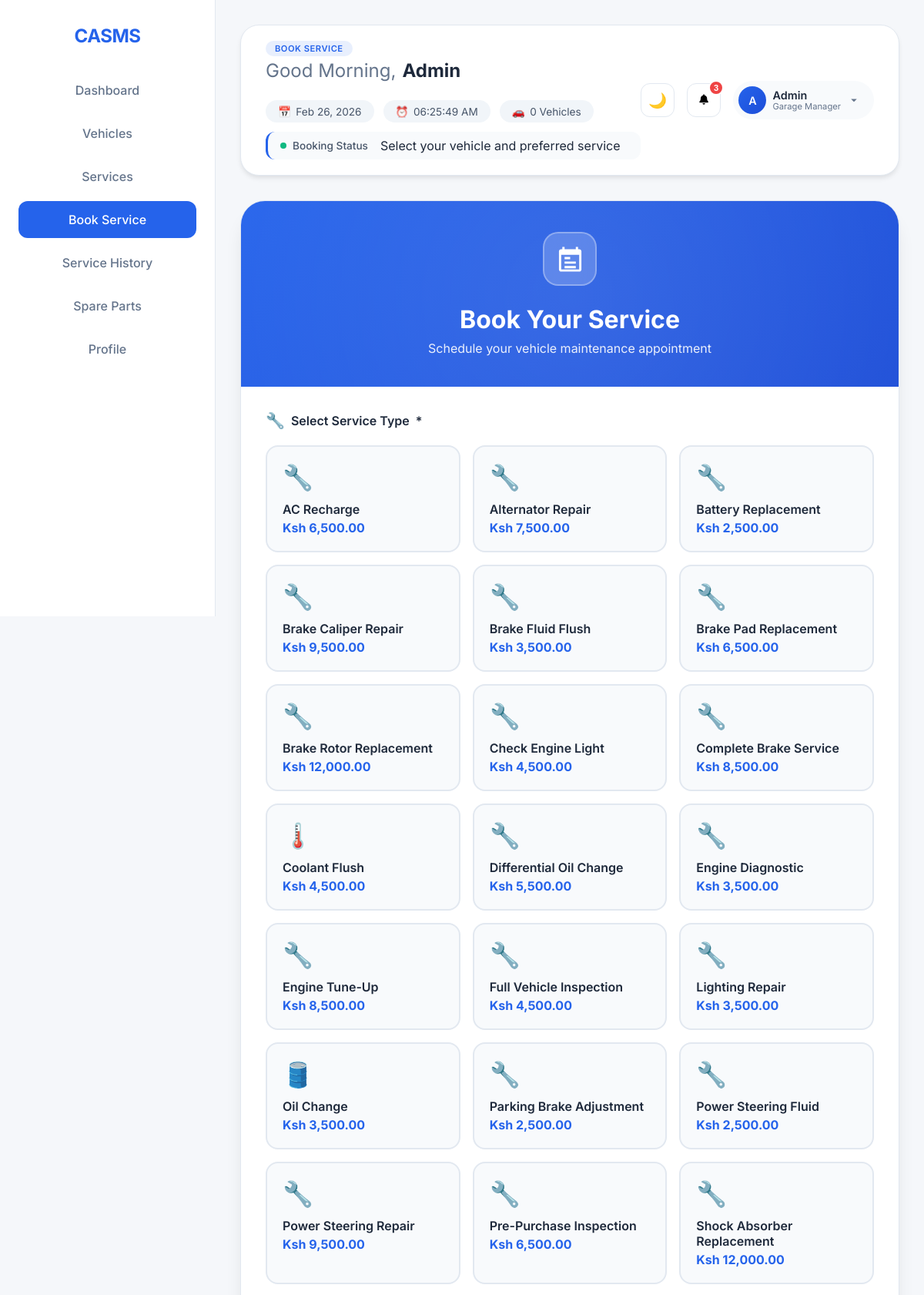
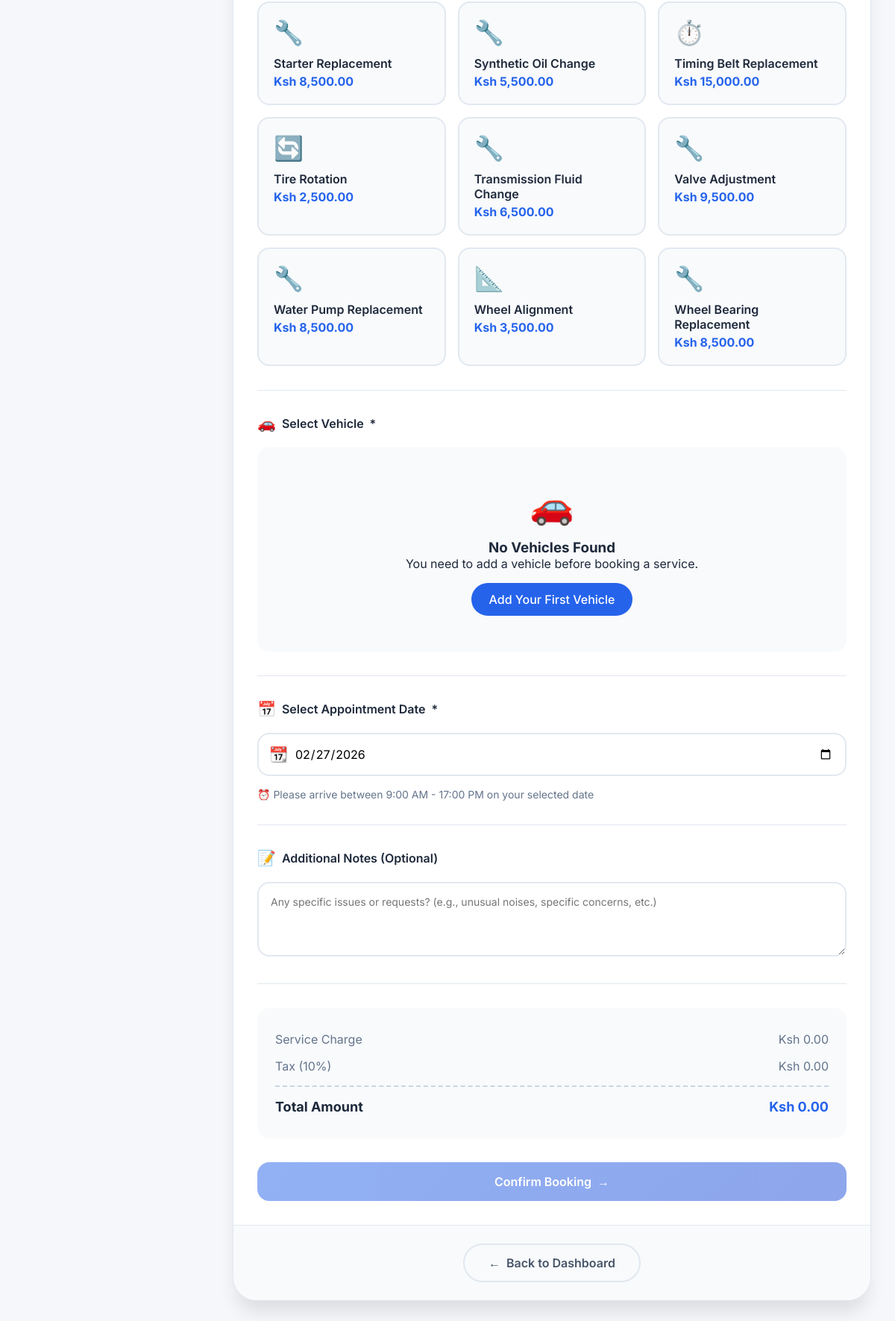
Screenshot of /book_service.php (signed in) with the database file from the repository (2 pictures, top to bottom).
### tables this page shows
CREATE TABLE `services` (
  `id` int(11) NOT NULL,
  `service_name` varchar(255) NOT NULL,
  `description` text DEFAULT NULL,
  `category` varchar(100) NOT NULL,
  `price` decimal(10,2) NOT NULL,
  `duration` int(11) DEFAULT 60,
  `is_active` tinyint(1) DEFAULT 1,
  `created_at` timestamp NOT NULL DEFAULT current_timestamp(),
  `updated_at` timestamp NULL DEFAULT NULL
);

### book_service.php (the view, shortened to what this page needs)
<?php
$db = (new Database())->connect();
try {
    $vehicleStmt = $db->prepare("SELECT id, brand, model, year, license_plate FROM vehicles WHERE user_id = ? ORDER BY brand, model");
    $vehicleStmt->execute([$_SESSION['user_id']]);
    $userVehicles = $vehicleStmt->fetchAll(PDO::FETCH_ASSOC);
    $totalVehicles = count($userVehicles);
} catch (PDOException $e) {
    $userVehicles = [];
    $totalVehicles = 0;
    error_log("Error fetching vehicles: " . $e->getMessage());
}
try {
    $tableCheck = $db->query("SHOW TABLES LIKE 'services'");
    if ($tableCheck->rowCount() > 0) {
        $servicesStmt = $db->query("SELECT service_name, price FROM services ORDER BY service_name");
        $availableServices = $servicesStmt->fetchAll(PDO::FETCH_ASSOC);
    } else {
        $availableServices = [];
    }
} catch (PDOException $e) {
    $availableServices = [];
    error_log("Error fetching services: " . $e->getMessage());
}
try {
    $notifCountStmt = $db->prepare("SELECT COUNT(*) as count FROM notifications WHERE user_id = ? AND is_read = 0");
    $notifCountStmt->execute([$_SESSION['user_id']]);
    $unreadNotifications = $notifCountStmt->fetch(PDO::FETCH_ASSOC)['count'];
} catch (PDOException $e) {
    $unreadNotifications = 0;
    error_log("Error fetching notification count: " . $e->getMessage());
}
$currentHour = (int)date('H');
$greeting = $currentHour < 12 ? 'Good Morning' : ($currentHour < 17 ? 'Good Afternoon' : 'Good Evening');
$defaultServices = [
    'Oil Change' => 49.99,
    'Brake Repair' => 129.99,
    'Engine Check' => 89.99,
    'Tire Rotation' => 39.99,
    'AC Service' => 79.99,
    'Battery Check' => 29.99,
    'Wheel Alignment' => 69.99,
    'Transmission Service' => 199.99,
    'Coolant Flush' => 89.99,
    'Spark Plug Replacement' => 79.99,
    'Timing Belt Replacement' => 399.99,
    'Fuel System Cleaning' => 129.99,
    'Suspension Check' => 49.99,
    'Headlight Restoration' => 59.99,
    'Full Car Detailing' => 199.99
];
$serviceIcons = [
    'Oil Change' => '🛢️',
    'Brake Repair' => '🔨',
    'Engine Check' => '⚙️',
    'Tire Rotation' => '🔄',
    'AC Service' => '❄️',
    'Battery Check' => '🔋',
    'Wheel Alignment' => '📐',
    'Transmission Service' => '⚙️',
    'Coolant Flush' => '🌡️',
    'Spark Plug Replacement' => '⚡',
    'Timing Belt Replacement' => '⏱️',
    'Fuel System Cleaning' => '⛽',
    'Suspension Check' => '🔧',
    'Headlight Restoration' => '💡',
    'Full Car Detailing' => '🧼'
];
?>
<!DOCTYPE html>
<html lang="en">
<head>
    <link rel="stylesheet" href="https://cdnjs.cloudflare.com/ajax/libs/font-awesome/6.0.0/css/all.min.css">
</head>
<body>
    <div class="dashboard-container">
        <div class="sidebar">
            <h2>CASMS</h2>
            <nav>
                <a href="dashboard.php">Dashboard</a>
                <a href="vehicles.php">Vehicles</a>
                <a href="services.php">Services</a>
                <a href="book_service.php" class="active">Book Service</a>
                <a href="service_history.php">Service History</a>
                <a href="spare_parts.php">Spare Parts</a>
                <a href="profile.php">Profile</a>
            </nav>
        </div>
        <div class="main-content">
            <div class="navbar">
                <div class="navbar-left">
                    <div class="welcome-section">
                        <div class="welcome-header">
                            <div class="title-wrapper">
                                <span class="greeting-badge">BOOK SERVICE</span>
                                <h1 class="welcome-title">
                                    <span class="greeting-word"><?php echo htmlspecialchars($greeting); ?>,</span>
                                    <span class="user-name"><?php echo htmlspecialchars($_SESSION['user_name'] ?? 'User'); ?></span>
                                </h1>
                            </div>
                            <div class="quick-stats">
                                <div class="stat-chip">
                                    <span class="chip-icon">📅</span>
                                    <span class="chip-text"><?php echo date('M d, Y'); ?></span>
                                </div>
                                <div class="stat-chip">
                                    <span class="chip-icon">⏰</span>
                                    <span class="chip-text" id="liveClock"><?php echo date('h:i:s A'); ?></span>
                                </div>
                                <div class="stat-chip">
                                    <span class="chip-icon">🚗</span>
                                    <span class="chip-text"><?php echo $totalVehicles; ?> Vehicles</span>
                                </div>
                            </div>
                        </div>
                        <div class="status-message">
                            <div class="status-icon">
                                <span class="pulse-dot"></span>
                                <span>Booking Status</span>
                            </div>
                            <div class="message-text">
                                <span class="highlight">Select your vehicle</span> and preferred service
                            </div>
                        </div>
                    </div>
                </div>
                <div class="navbar-right">
                    <div class="action-group">
                        <button class="btn-icon" onclick="toggleMode()" title="Toggle Dark Mode" aria-label="Toggle dark mode">
                            <span class="mode-icon" id="modeIcon">🌙</span>
                        </button>
                        <div class="user-profile-container">
                            <button class="btn-icon" onclick="toggleNotifications()" id="notificationBtn" title="Notifications">
                                <span class="notification-badge" id="notificationBadge" style="<?php echo $unreadNotifications > 0 ? 'display: flex;' : 'display: none;'; ?>">
                                    <?php echo $unreadNotifications; ?>
                                </span>
                                <i class="fas fa-bell"></i>
                            </button>
                        </div>
                        <div class="user-profile-container">
                            <div class="user-profile" onclick="toggleDropdown()" id="userProfile" aria-haspopup="true" aria-expanded="false">
                                <div class="avatar">
                                    <span><?php echo strtoupper(substr(htmlspecialchars($_SESSION['user_name'] ?? 'U'), 0, 1)); ?></span>
                                </div>
                                <div class="user-info">
                                    <span class="user-name"><?php echo htmlspecialchars($_SESSION['user_name'] ?? 'User'); ?></span>
                                    <span class="user-role">Garage Manager</span>
                                </div>
                                <svg class="dropdown-icon" width="18" height="18" viewBox="0 0 24 24" fill="currentColor" aria-hidden="true">
                                    <path d="M7 10L12 15L17 10H7Z"/>
                                </svg>
                            </div>
                        </div>
                    </div>
                </div>
            </div>
            <div class="booking-card">
                <div class="booking-header">
                    <div class="header-icon">
                        <svg viewBox="0 0 24 24" aria-hidden="true">
                            <path d="M20 3h-1V1h-2v2H7V1H5v2H4c-1.1 0-2 .9-2 2v16c0 1.1.9 2 2 2h16c1.1 0 2-.9 2-2V5c0-1.1-.9-2-2-2zm0 18H4V8h16v13z"/>
                            <path d="M7 10h5v2H7zm0 4h10v2H7zm0 4h10v2H7z"/>
                        </svg>
                    </div>
                    <h1 class="booking-title">Book Your Service</h1>
                    <p class="booking-subtitle">Schedule your vehicle maintenance appointment</p>
                </div>
                <form method="POST" class="booking-form" id="bookingForm" novalidate>
                    <div class="form-section">
                        <label class="section-label" id="service-label">
                            <span class="label-icon" aria-hidden="true">🔧</span>
                            Select Service Type <span class="required" aria-hidden="true">*</span>
                        </label>
                        <div class="service-grid" id="serviceGrid" role="radiogroup" aria-labelledby="service-label">
                            <?php
                            $serviceList = !empty($availableServices) ? array_column($availableServices, 'service_name') : array_keys($defaultServices);
                            foreach($serviceList as $index => $service):
                                $price = !empty($availableServices) && isset($availableServices[$index]['price'])
                                    ? (float)$availableServices[$index]['price']
                                    : (float)($defaultServices[$service] ?? 49.99);
                                $icon = $serviceIcons[$service] ?? '🔧';
                            ?>
                                <div class="service-option"
                                     onclick="selectService(this, '<?php echo htmlspecialchars($service); ?>', <?php echo $price; ?>)"
                                     role="radio"
                                     aria-checked="false"
                                     tabindex="0"
                                     onkeydown="if(event.key==='Enter'||event.key===' ') selectService(this, '<?php echo htmlspecialchars($service); ?>', <?php echo $price; ?>)">
                                    <div class="service-icon" aria-hidden="true"><?php echo $icon; ?></div>
                                    <div class="service-name"><?php echo htmlspecialchars($service); ?></div>
                                    <div class="service-price">Ksh <?php echo number_format($price, 2); ?></div>
                                </div>
                            <?php endforeach; ?>
                        </div>
                    </div>
                    <div class="form-section">
                        <label class="section-label" for="vehicleSelect" id="vehicle-label">
                            <span class="label-icon" aria-hidden="true">🚗</span>
                            Select Vehicle <span class="required" aria-hidden="true">*</span>
                        </label>
                        <?php if(empty($userVehicles)): ?>
                            <div class="no-vehicles-message">
                                <div class="no-vehicles-icon" aria-hidden="true">🚗</div>
                                <h3>No Vehicles Found</h3>
                                <p>You need to add a vehicle before booking a service.</p>
                                <a href="vehicles.php" class="add-vehicle-btn">Add Your First Vehicle</a>
                            </div>
                        <?php endif; ?>
                    </div>
                    <div class="form-section">
                        <label class="section-label" for="appointmentDate" id="date-label">
                            <span class="label-icon" aria-hidden="true">📅</span>
                            Select Appointment Date <span class="required" aria-hidden="true">*</span>
                        </label>
                        <div class="date-input-wrapper">
                            <span class="date-icon" aria-hidden="true">📆</span>
                            <input type="date"
                                   name="appointment_date"
                                   id="appointmentDate"
                                   class="date-input"
                                   required
                                   min="<?php echo date('Y-m-d'); ?>"
                                   value="<?php echo isset($_POST['appointment_date']) ? htmlspecialchars($_POST['appointment_date']) : date('Y-m-d', strtotime('+1 day')); ?>"
                                   aria-labelledby="date-label">
                        </div>
                        <p style="font-size: 0.875rem; color: #64748b; margin-top: 0.5rem;">
                            <span aria-hidden="true">⏰</span> Please arrive between <?php echo MIN_HOUR; ?>:00 AM - <?php echo MAX_HOUR; ?>:00 PM on your selected date
                        </p>
                    </div>
                    <div class="form-section">
                        <label class="section-label" for="notes">
                            <span class="label-icon" aria-hidden="true">📝</span>
                            Additional Notes (Optional)
                        </label>
                        <textarea name="notes"
                                  id="notes"
                                  class="notes-input"
                                  placeholder="Any specific issues or requests? (e.g., unusual noises, specific concerns, etc.)"
                                  aria-describedby="notes-help"><?php echo isset($_POST['notes']) ? htmlspecialchars($_POST['notes']) : ''; ?></textarea>
                    </div>
                    <div class="price-summary" aria-live="polite" aria-atomic="true">
                        <div class="summary-row">
                            <span>Service Charge</span>
                            <span class="service-price-display">Ksh 0.00</span>
                        </div>
                        <div class="summary-row">
                            <span>Tax (<?php echo TAX_RATE * 100; ?>%)</span>
                            <span class="tax-display">Ksh 0.00</span>
                        </div>
                        <div class="summary-row total">
                            <span>Total Amount</span>
                            <span class="total-price">Ksh 0.00</span>
                        </div>
                    </div>
                    <button type="submit" name="book_service" class="submit-btn" id="submitBtn" disabled>
                        <span class="btn-text">Confirm Booking</span>
                        <span class="btn-arrow" aria-hidden="true">→</span>
                    </button>
                </form>
                <div class="back-section">
                    <a href="dashboard.php" class="btn-back">
                        <span class="back-icon" aria-hidden="true">←</span>
                        Back to Dashboard
                    </a>
                </div>
            </div>
        </div>
    </div>
</body>
</html>

### rows the page displays
services: price "6,500.00"
services: price "7,500.00"
services: price "2,500.00"
services: price "9,500.00"
services: price "3,500.00"
services: price "6,500.00"
services: price "12,000.00"
services: price "4,500.00"
services: price "8,500.00"
services: price "4,500.00"
services: price "5,500.00"
services: price "3,500.00"
services: price "8,500.00"
services: price "4,500.00"
services: price "3,500.00"
services: price "3,500.00"
services: price "2,500.00"
services: price "2,500.00"
services: price "9,500.00"
services: price "6,500.00"
services: price "12,000.00"
services: price "8,500.00"
services: price "5,500.00"
services: price "15,000.00"
services: price "2,500.00"
services: price "6,500.00"
services: price "9,500.00"
services: price "8,500.00"
services: price "3,500.00"
services: price "8,500.00"

### other values shown
$_SESSION['user_name'] "Admin"
$totalVehicles "0"
$unreadNotifications "3"
substr(htmlspecialchars($_SESSION['user_name'] ?? 'U'), 0, 1) "A"
$icon "🔧"
$service "AC Recharge"
$service "Alternator Repair"
$service "Battery Replacement"
$service "Brake Caliper Repair"
$service "Brake Fluid Flush"
$service "Brake Pad Replacement"
$service "Brake Rotor Replacement"
$service "Check Engine Light"
$service "Complete Brake Service"
$icon "🌡️"
